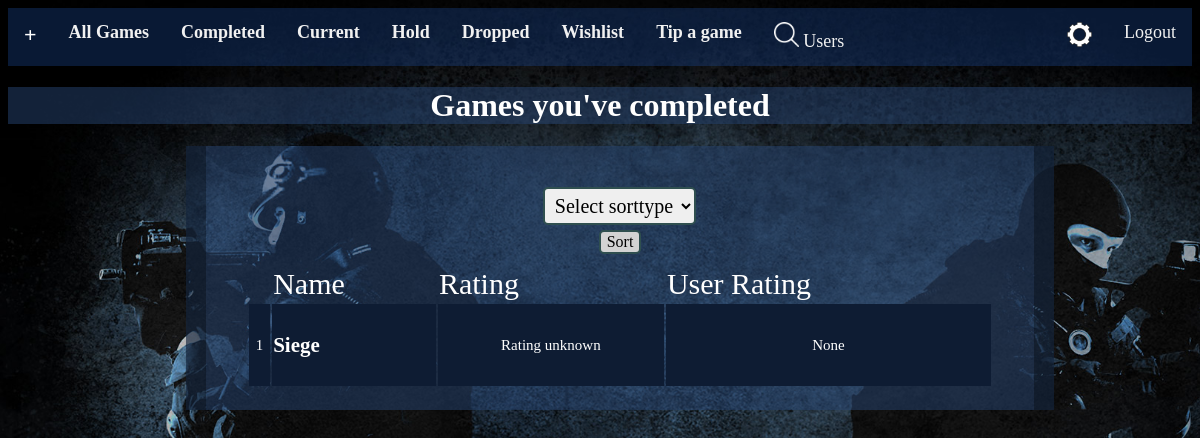
/completed (signed in), run on the app's committed database.
### tables this page shows
CREATE TABLE 'games' ('name' text, 'rating' integer, 'userrating' integer,'user_id' integer, 'status' text DEFAULT 'current', 'synopsis' text);

### application.py (the view)
@app.route("/completed", methods=["GET", "POST"])
@login_required
def completed():
    user_id = session["user_id"]
    games = get_games(user_id, "completed")
    if request.method == "POST":
        if request.form.get("sortgames") == "rating":
            games = sortrating(user_id, "completed")
            return render_template("completed.html", games=games)
        elif request.form.get("sortgames") == "alfa":
            games = sortalfa(user_id, "completed")
            return render_template("completed.html", games=games)
        elif request.form.get("sortgames") == "date":
            return render_template("completed.html", games=games)
    else:
        return render_template("completed.html", games=games)

### helpers.py (called while the page is built)
def login_required(f):
    @wraps(f)
    def decorated_function(*args, **kwargs):
        if session.get("user_id") is None:
            return redirect("/login")
        return f(*args, **kwargs)
    return decorated_function

def get_games(user_id, status):
    if status == "*":
        games = db.execute("SELECT * FROM games WHERE user_id=:user_id", user_id=user_id)
    else:
        games = db.execute("SELECT * FROM games WHERE user_id=:user_id AND status=:status", user_id=user_id, status=status)
    i = 1
    for game in games:
        game["rating"] = str(game["rating"]).split('.')[0]
        game["counter"] = i
        i += 1
    return games

### templates/completed.html (shortened to what this page needs)
{% extends "layout.html" %}
{% block main %}
<form action="{{ url_for('completed') }}" method="post">
    <h1>
        Games you've completed
    </h1>
    <div class="addgames">
        <table width="90%" align="center">
            <div align="center">
            <select class="sort" name="sortgames">
                    <option disabled selected value>Select sorttype</option>
            </select>
        </div>
        <div align="center">
            <button class="button" type="submit">Sort</button>
        </div>
            <tr class="titeladdgame">
                <td>    </td>
                <td> Name </td>
                <td> Rating </td>
                <td> User Rating</td>
            </tr>
            {%for game in games %}
            <tr class="textaddgame">
                <td class="table">{{ game.counter }} </button></td>
                <td class="table1">{{ game.name }}</td>
                <td class="table">{{ game.rating }}</td>
                <td class="table">{{ game.userrating }}</td>
            </tr>
            <tr><td><br/></td></tr>
            {%endfor%}
        </table>
    </div>
</form>
{% endblock %}

### static/styles.css (style rules this page uses)
body { background-image: url("cs.jpg"); background-attachment: fixed; background-repeat: no-repeat; -webkit-background-size: cover; -moz-background-size: cover; -o-background-size: cover; background-size: cover; }
.button { background-color: lightgray; text-align: center; font-size: 16px; font-family:Tahoma; margin: 5px 10px 10px 10px; border-radius: 5px; border: 2px solid #2F4F4F; }
.addgames { margin: 1% 0% 0% 15%; border-left: 20px solid rgba(0, 0, 0, 0.3); border-right: 20px solid rgba(0, 0, 0, 0.3); width: 70%; color:white; background-color: hsla(217, 50%, 30%, 0.5); }
.textaddgame { font-family:Tahoma; color: white; text-align: left; background-color: #0e1c33; }
.titeladdgame { font-family:Tahoma; color: white; font-size: 30px; }
.table1 { height: 80px; font-size: 21px; font-weight: bold; }
.table { height: 80px; font-size: 15px; text-align: center; }
h1 { background-color: hsla(217, 50%, 30%, 0.5); text-align : center; font-weight: bold; font-family:Tahoma; color: white; }
.sort { font-family:Tahoma; font-size: 20px; margin-top:5%; text-align:center; border-radius: 5px; border: 2px solid #2F4F4F; padding: 5px; }

### data on the page
games: counter "1", name "Siege", rating "Rating unknown", userrating "None"
